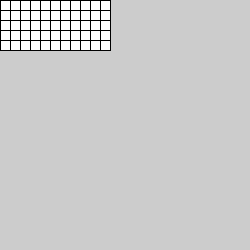
Frame 1 (no input)
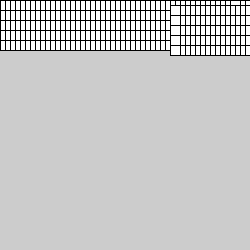
Frame 60 (the mouse pressed at the canvas centre just before this capture)
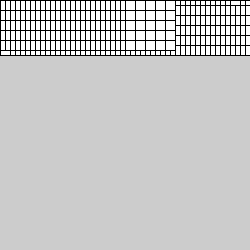
Frame 120 (the mouse held since frame 60 and released just before this capture)

The Processing sketch that drew these frames (run headless with seeded random() and noise(); from frame 60 on, the mouse is pressed at the canvas centre):

// Processing sketch: spaceinvaderes
// ── spaceinvaderes.pde
int speed=5;
Alien[][] grid;

void setup(){
  size(250,250);
  grid=new Alien[5][11];
  for(int i=0;i<grid.length;i++){
    for(int ii=0;ii<grid[i].length;ii++){
      grid[i][ii]=new Alien(10*ii,10*i,0,speed,grid.length-ii);
    }
  }
}
void draw(){
  for(int i=0;i<grid.length;i++){
    for(int ii=0;ii<grid[i].length;ii++){
      grid[i][ii].display();
      grid[i][ii].move();
    }
  }
}

// ── Alien.pde
class Alien{
  int type,ax,ay,aspeed,d;
  Alien(int x,int y,int ship,int speed,int position){
    ax=x;
    ay=y;
    type=ship;
    aspeed=speed;
    d=position;
  }
  void display(){
    square(ax,ay,10);
  }
  void move(){
    if(ax+d*aspeed>width|ax+d*aspeed<0){
      ay+=aspeed;
      aspeed*=-1;
    }
    else{
      ax+=aspeed;
    }
  }
}
